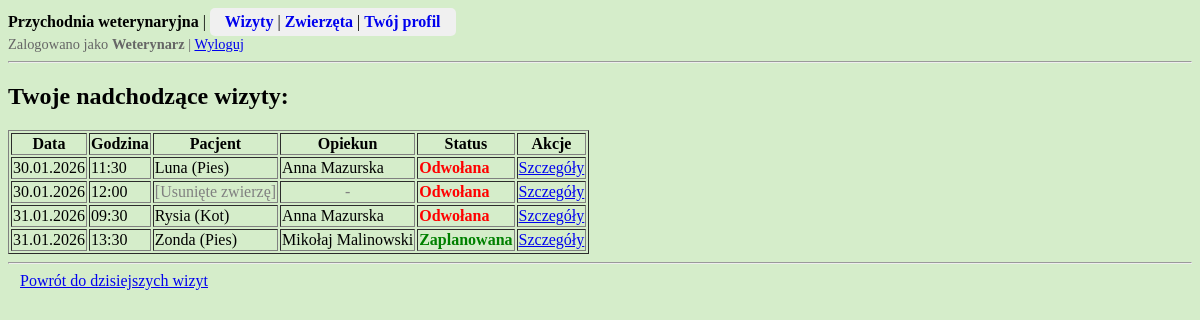
The page /przychodnia/wizyty/przyszle/ (signed in) on the database as committed earlier.
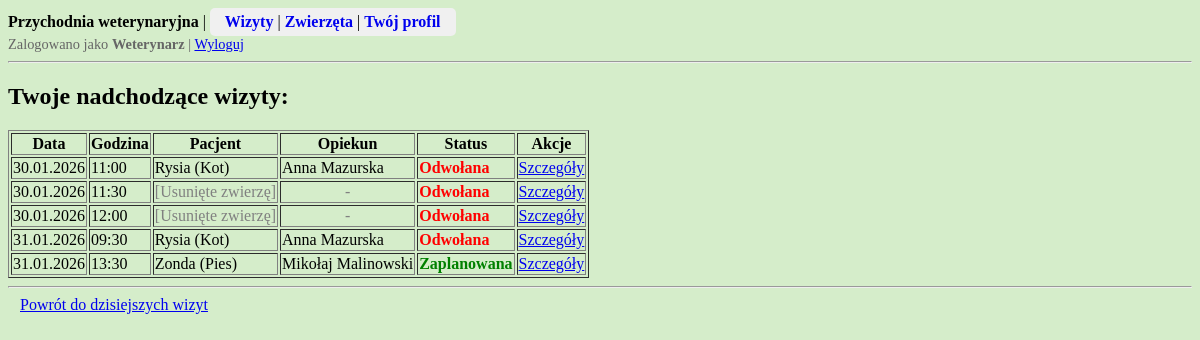
The same page on the database as committed later.
### przychodnia/models.py (models this page shows, shortened)
class Wizyta(models.Model):
    zwierze = models.ForeignKey(Zwierze, on_delete = models.SET_NULL, null=True)
    weterynarz = models.ForeignKey(Weterynarz, on_delete = models.PROTECT)
    data_wizyty = models.DateField()
    godzina_wizyty = models.TimeField()
    status = models.IntegerField(choices = STATUS_WIZYTA.choices, default = STATUS_WIZYTA.Zaplanowana)
    notatka = models.TextField(blank = True)  # obowiązkowa dopiero po zrealizowaniu wizyty
    @classmethod  # metoda działająca na klasie, nie na obiekcie
    def aktualizuj_przeterminowane_wizyty(cls):
        for wizyta in cls.objects.filter(status=STATUS_WIZYTA.Zaplanowana):
            czas_wizyty = datetime.combine(wizyta.data_wizyty, wizyta.godzina_wizyty)
            if czas_wizyty + timedelta(hours=1) < datetime.now():
                wizyta.status = STATUS_WIZYTA.Odwołana
                wizyta.save()
    class Meta:
        verbose_name_plural = "Wizyty"
        ordering = ['data_wizyty', 'godzina_wizyty', 'status']

class Zwierze(models.Model):
    imie = models.CharField(max_length = 50)
    opiekun = models.ForeignKey(Opiekun, on_delete = models.CASCADE)
    gatunek = models.IntegerField(choices = GATUNEK.choices)
    plec = models.IntegerField(choices = PLEC_ZWIERZE.choices)
    data_urodzenia = models.DateField(blank = True, null = True)  # opcjonalnie
    data_dodania = models.DateTimeField(auto_now_add = True, editable = False)
    class Meta:
        verbose_name_plural = "Zwierzeta"
        ordering = ['opiekun__nazwisko', 'gatunek', 'imie']

class Opiekun(models.Model):
    user = models.OneToOneField(User, on_delete=models.CASCADE)  # polaczenie profilu opiekuna z kontem uzytkownika User
    imie = models.CharField(max_length = 50)
    nazwisko = models.CharField(max_length = 100)
    plec = models.IntegerField(choices = PLEC_OSOBA.choices, default = PLEC_OSOBA.Inna)
    data_dodania = models.DateTimeField(auto_now_add = True, editable = False)
    class Meta:
        verbose_name_plural = "Opiekunowie"
        ordering = ['nazwisko', 'imie']

### przychodnia/views.py (the view)
# urls.py: path('wizyty/przyszle/', views.przyszle_wizyty, name='przyszle-wizyty'),
@login_required
@opiekun_or_weterynarz_required
def przyszle_wizyty(request):
    user = request.user
    Wizyta.aktualizuj_przeterminowane_wizyty()
    if hasattr(user, "opiekun"):
        wizyty = Wizyta.objects.filter(
            zwierze__opiekun=user.opiekun,  # opiekun: tylko wizyty swoich zwierząt
            status=STATUS_WIZYTA.Zaplanowana  # tylko zaplanowane wizyty
        )
    elif hasattr(user, "weterynarz"):
        wizyty = Wizyta.objects.filter(
            weterynarz=user.weterynarz,  # weterynarz: tylko swoje wizyty
            data_wizyty__gt=date.today()  # wszystkie statusy, ale tylko przyszle wizyty
        )
    return render(request, 'przychodnia/wizyty/przyszle_wizyty.html', {'wizyty': wizyty})

### przychodnia/permissions.py (called while the page is built)
def opiekun_or_weterynarz_required(view_func):
    @wraps(view_func)
    def wrapper(request, *args, **kwargs):
        if not (hasattr(request.user, 'opiekun') or hasattr(request.user, 'weterynarz')):
            return HttpResponseForbidden()
        return view_func(request, *args, **kwargs)
    return wrapper

### przychodnia/templates/przychodnia/wizyty/przyszle_wizyty.html (shortened to what this page needs)
{% extends "przychodnia/base.html" %}
{% block content %}
{% if user.weterynarz %}<h2>Twoje nadchodzące wizyty:</h2>{% endif %}
{% if wizyty %}
<table border="1">
    <tr>
        <th>Data</th>
        <th>Godzina</th>
        <th>Pacjent</th>
        {% if user.weterynarz %}<th>Opiekun</th>{% endif %}
        <th>Status</th>
        <th>Akcje</th>
    </tr>
    {% for wizyta in wizyty %}
    <tr>
        <td>{{ wizyta.data_wizyty|date:"d.m.Y" }}</td>
        <td>{{ wizyta.godzina_wizyty|time:"H:i" }}</td>
        <td>
            {% if wizyta.zwierze %}
                {{ wizyta.zwierze.imie }} ({{ wizyta.zwierze.get_gatunek_display }})
            {% else %}
                <span style="color: gray;">[Usunięte zwierzę]</span>
            {% endif %}
        </td>
        {% if user.weterynarz %}
            <td>
                {% if wizyta.zwierze %}
                    {{ wizyta.zwierze.opiekun.imie }} {{ wizyta.zwierze.opiekun.nazwisko }}
                {% else %}
                    <span style="color: gray; display: block; text-align: center;">-</span>
                {% endif %}
            </td>
        {% endif %}
        <td>
            <span class="
                {% if wizyta.status == 1 %}status-1
                {% elif wizyta.status == 2 %}status-2
                {% elif wizyta.status == 3 %}status-3
                {% endif %}
            ">
            {{ wizyta.get_status_display }}
            </span>
        </td>
        <td>
            <a href="{% url 'wizyta-detail' pk=wizyta.pk %}">Szczegóły</a>
        </td>
    </tr>
    {% endfor %}
</table>
{% else %}
    <p>Brak przypisanych wizyt.</p>
{% endif %}
{% if user.weterynarz %}
<hr>
<a href="{% url 'dzisiejsze-wizyty' %}" style="padding: 6px 12px;">
    Powrót do dzisiejszych wizyt
</a>
{% endif %}
{% endblock %}

Rows that differ between the two databases and show on the page:
now on this page (row edited): Wizyta: data_wizyty "30.01.2026", godzina_wizyty "11:00", zwierze.imie "Rysia", zwierze.gatunek "Kot", zwierze.opiekun.imie "Anna", zwierze.opiekun.nazwisko "Mazurska", status "Odwołana"
changed Wizyta (number 2 of 5 on the later page): zwierze.imie "Luna" → (not shown); zwierze.gatunek "Pies" → (not shown); zwierze.opiekun.imie "Anna" → (not shown); zwierze.opiekun.nazwisko "Mazurska" → (not shown); zwierze_id "( )" → "[Usunięte zwierzę] -"
